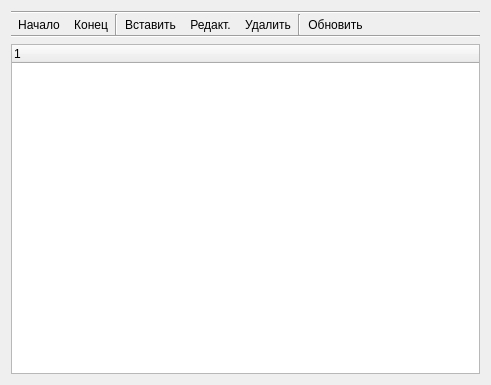
<?xml version="1.0" encoding="UTF-8"?>
<ui version="4.0">
 <class>TreeSqlWidget</class>
 <widget class="QWidget" name="TreeSqlWidget">
  <property name="geometry">
   <rect>
    <x>0</x>
    <y>0</y>
    <width>491</width>
    <height>385</height>
   </rect>
  </property>
  <property name="windowTitle">
   <string>Form</string>
  </property>
  <layout class="QVBoxLayout" name="verticalLayout">
   <item>
    <layout class="QVBoxLayout" name="verticalLayoutTree">
     <property name="spacing">
      <number>0</number>
     </property>
     <item>
      <widget class="Line" name="line">
       <property name="orientation">
        <enum>Qt::Horizontal</enum>
       </property>
      </widget>
     </item>
     <item>
      <layout class="QHBoxLayout" name="horizontalLayoutTree">
       <property name="spacing">
        <number>0</number>
       </property>
       <item>
        <widget class="QToolButton" name="toolButtonFirst">
         <property name="toolTip">
          <string>Начало</string>
         </property>
         <property name="text">
          <string>Начало</string>
         </property>
         <property name="icon">
          <iconset resource="../profimax/res.qrc">
           <normaloff>:/about/icons/top.png</normaloff>:/about/icons/top.png</iconset>
         </property>
         <property name="iconSize">
          <size>
           <width>20</width>
           <height>20</height>
          </size>
         </property>
         <property name="autoRaise">
          <bool>true</bool>
         </property>
        </widget>
       </item>
       <item>
        <widget class="QToolButton" name="toolButtonLast">
         <property name="toolTip">
          <string>Конец</string>
         </property>
         <property name="text">
          <string>Конец</string>
         </property>
         <property name="icon">
          <iconset resource="../profimax/res.qrc">
           <normaloff>:/about/icons/bottom.png</normaloff>:/about/icons/bottom.png</iconset>
         </property>
         <property name="iconSize">
          <size>
           <width>20</width>
           <height>20</height>
          </size>
         </property>
         <property name="autoRaise">
          <bool>true</bool>
         </property>
        </widget>
       </item>
       <item>
        <widget class="Line" name="lineToolView1">
         <property name="orientation">
          <enum>Qt::Vertical</enum>
         </property>
        </widget>
       </item>
       <item>
        <widget class="QToolButton" name="toolButtonInsert">
         <property name="toolTip">
          <string>Вставить</string>
         </property>
         <property name="text">
          <string>Вставить</string>
         </property>
         <property name="icon">
          <iconset resource="../profimax/res.qrc">
           <normaloff>:/about/icons/edit_add.png</normaloff>:/about/icons/edit_add.png</iconset>
         </property>
         <property name="iconSize">
          <size>
           <width>20</width>
           <height>20</height>
          </size>
         </property>
         <property name="autoRaise">
          <bool>true</bool>
         </property>
        </widget>
       </item>
       <item>
        <widget class="QToolButton" name="toolButtonEdit">
         <property name="toolTip">
          <string>Редактировать</string>
         </property>
         <property name="text">
          <string>Редакт.</string>
         </property>
         <property name="icon">
          <iconset resource="../profimax/res.qrc">
           <normaloff>:/about/icons/edit.png</normaloff>:/about/icons/edit.png</iconset>
         </property>
         <property name="iconSize">
          <size>
           <width>20</width>
           <height>20</height>
          </size>
         </property>
         <property name="autoRaise">
          <bool>true</bool>
         </property>
        </widget>
       </item>
       <item>
        <widget class="QToolButton" name="toolButtonDelete">
         <property name="toolTip">
          <string>Удалить</string>
         </property>
         <property name="text">
          <string>Удалить</string>
         </property>
         <property name="icon">
          <iconset resource="../profimax/res.qrc">
           <normaloff>:/about/icons/edit_remove.png</normaloff>:/about/icons/edit_remove.png</iconset>
         </property>
         <property name="iconSize">
          <size>
           <width>20</width>
           <height>20</height>
          </size>
         </property>
         <property name="autoRaise">
          <bool>true</bool>
         </property>
        </widget>
       </item>
       <item>
        <widget class="Line" name="lineToolView1_2">
         <property name="orientation">
          <enum>Qt::Vertical</enum>
         </property>
        </widget>
       </item>
       <item>
        <widget class="QToolButton" name="toolButtonRefresh">
         <property name="toolTip">
          <string>Обновить</string>
         </property>
         <property name="text">
          <string>Обновить</string>
         </property>
         <property name="icon">
          <iconset resource="../profimax/res.qrc">
           <normaloff>:/about/icons/view-refresh.png</normaloff>:/about/icons/view-refresh.png</iconset>
         </property>
         <property name="iconSize">
          <size>
           <width>20</width>
           <height>20</height>
          </size>
         </property>
         <property name="toolButtonStyle">
          <enum>Qt::ToolButtonIconOnly</enum>
         </property>
         <property name="autoRaise">
          <bool>true</bool>
         </property>
        </widget>
       </item>
       <item>
        <spacer name="horizontalSpacer">
         <property name="orientation">
          <enum>Qt::Horizontal</enum>
         </property>
         <property name="sizeHint" stdset="0">
          <size>
           <width>40</width>
           <height>20</height>
          </size>
         </property>
        </spacer>
       </item>
      </layout>
     </item>
     <item>
      <widget class="Line" name="line_2">
       <property name="orientation">
        <enum>Qt::Horizontal</enum>
       </property>
      </widget>
     </item>
    </layout>
   </item>
   <item>
    <widget class="QTreeWidget" name="treeWidget">
     <column>
      <property name="text">
       <string notr="true">1</string>
      </property>
     </column>
    </widget>
   </item>
  </layout>
 </widget>
 <resources>
  <include location="../profimax/res.qrc"/>
 </resources>
 <connections>
  <connection>
   <sender>toolButtonFirst</sender>
   <signal>clicked()</signal>
   <receiver>treeWidget</receiver>
   <slot>scrollToTop()</slot>
   <hints>
    <hint type="sourcelabel">
     <x>78</x>
     <y>19</y>
    </hint>
    <hint type="destinationlabel">
     <x>245</x>
     <y>206</y>
    </hint>
   </hints>
  </connection>
  <connection>
   <sender>toolButtonLast</sender>
   <signal>clicked()</signal>
   <receiver>treeWidget</receiver>
   <slot>scrollToBottom()</slot>
   <hints>
    <hint type="sourcelabel">
     <x>31</x>
     <y>19</y>
    </hint>
    <hint type="destinationlabel">
     <x>245</x>
     <y>206</y>
    </hint>
   </hints>
  </connection>
 </connections>
</ui>
